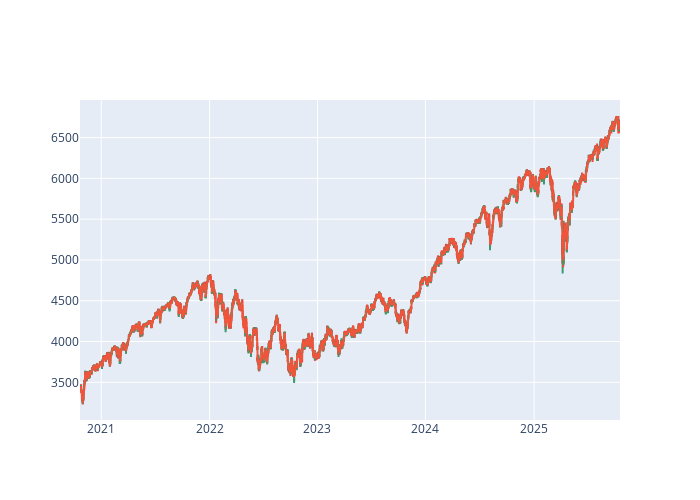

The notebook cell saved with this chart:
### Code cell
fig.show()

### Figure 1 — Plotly figure (JSON) as saved in the notebook; plotly's stock layout.template omitted (floating-point values rounded to 4 significant figures; data arrays with more than 128 entries replaced by an {"elided": "..."} marker saying what was removed)
{"data": [{"close": {"elided": "8735 float values"}, "high": {"elided": "8735 float values"}, "low": {"elided": "8735 float values"}, "open": {"elided": "8735 float values"}, "type": "candlestick", "x": {"elided": "8735 str values"}}, {"type": "scatter", "x": {"elided": "8735 str values"}, "y": {"elided": "8735 float values"}}], "layout": {"autosize": false, "height": 500, "showlegend": false, "width": 700, "xaxis": {"rangebreaks": [{"bounds": [6, 1], "pattern": "day of week"}], "rangeslider": {"visible": false}}}}
